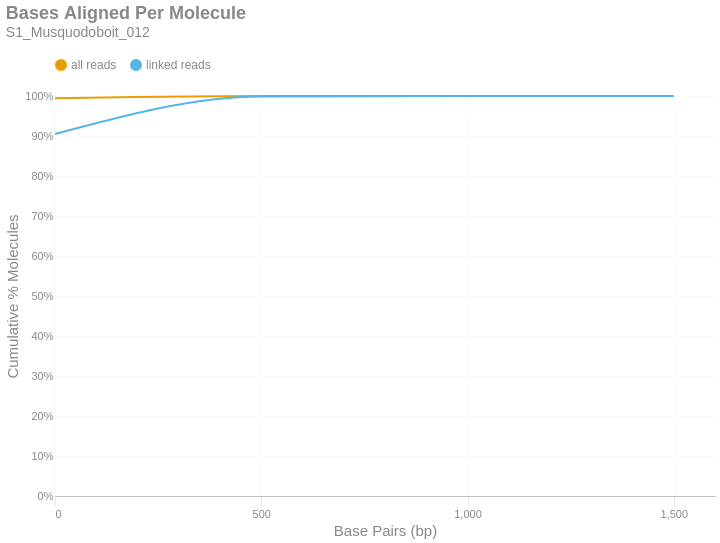

The notebook cell this image was saved under:
### Markdown cell above
### Bases Aligned Per Molecule
This is a cumulative frequency distribution showing the number of base pairs aligned per unique molecule. These data are shown in 500 bp bins. There are two distributions: one with `all reads` (yellow) and another with only `linked reads` (blue). The percent of molecules in the `linked reads` distribution is relative to the total number of linked molecules.

### Code cell
if SKIPLR:
    print_html(f"Skipped")
else:
    binned_df = consolidated_hist(valids['aligned_bp'], mask, 500, True)
    with SafeRender(binned_df):
        (
            density_plot(binned_df, 'Bases Aligned Per Molecule', samplename, 'basesper')
            .encode(
                x=alt.X('bin:Q', title="Base Pairs (bp)").axis(tickMinStep=500).scale(padding=0),
                y=alt.Y('value:Q', title='Cumulative % Molecules')
                    .axis(format='%')
                    .scale(domain = [0,1])
                    .stack(False),
                color=alt.Color("key:N").scale(domain = ["all reads", "linked reads"]),
                tooltip = [
                    alt.Tooltip("key:N", title = "Data Type"),
                    alt.Tooltip("range_label:N", title="Bases Aligned Per Molecule"),
                    alt.Tooltip("value:Q", format = ".2%", title="% Molecules (Cum.)")
                ]
            )
        ).display()

### Figure 1 — Vega-Lite specification as saved in the notebook (floating-point values rounded to 4 significant figures)
{"width": "container", "height": 400, "config": {"title": {"anchor": "start", "dy": -15, "fontSize": 18, "color": "#888888", "subtitleColor": "#888888", "subtitleFontSize": 14}, "arc": {"fill": "#0072B2"}, "axis": {"domainColor": "#888888", "domainWidth": 0.5, "gridWidth": 0.2, "grid": false, "titleFontWeight": 400, "titleFontSize": 15, "labelFontSize": 11, "labelColor": "#888888", "tickColor": "#888888", "tickWidth": 0.2, "titleColor": "#888888"}, "axisBand": {"grid": false}, "axisX": {"grid": true, "tickSize": 10, "domainCap": "round"}, "axisY": {"domain": false, "grid": true, "tickSize": 0, "domainCap": "round"}, "background": "transparent", "header": {"labelFontSize": 15, "labelColor": "#888888", "titleFontSize": 15, "titleFontWeight": 600, "titleColor": "#888888"}, "legend": {"labelFont": "sans-serif", "labelFontSize": 12, "labelColor": "#888888", "symbolSize": 100, "symbolType": "circle", "titleFontSize": 12, "titlePadding": 10, "titleColor": "#888888", "title": null, "orient": "top"}, "range": {"category": ["#E69F00", "#56B4E9", "#009E73", "#F0E442", "#0072B2", "#D55E00", "#CC79A7", "#000000"], "diverging": ["#cfe8f3", "#a2d4ec", "#73bfe2", "#46abdb", "#1696d2", "#12719e"]}, "area": {"fill": "#0072B2", "fillOpacity": 0.7, "line": true, "strokeOpacity": 0.7}, "line": {"color": "#0072B2", "stroke": "#0072B2", "strokeWidth": 2}, "trail": {"color": "#0072B2", "stroke": "#0072B2", "strokeWidth": 0, "size": 1}, "point": {"filled": true, "fillOpacity": 1.0, "size": 95}, "text": {"color": "#888888", "fontSize": 11, "align": "right", "fontWeight": 400, "size": 11}, "bar": {"fill": "#0072B2", "stroke": null}, "view": {"stroke": null, "continuousWidth": 660, "continuousHeight": 400}}, "data": {"name": "data-5788a27b7f4306dd2f651655b7286e14"}, "mark": {"type": "line", "interpolate": "monotone", "point": {"opacity": 0, "size": 275}}, "encoding": {"color": {"field": "key", "scale": {"domain": ["all reads", "linked reads"]}, "type": "nominal"}, "tooltip": [{"field": "key", "title": "Data Type", "type": "nominal"}, {"field": "range_label", "title": "Bases Aligned Per Molecule", "type": "nominal"}, {"field": "value", "format": ".2%", "title": "% Molecules (Cum.)", "type": "quantitative"}], "x": {"axis": {"tickMinStep": 500}, "field": "bin", "scale": {"padding": 0}, "title": "Base Pairs (bp)", "type": "quantitative"}, "y": {"axis": {"format": "%"}, "field": "value", "scale": {"domain": [0, 1]}, "stack": false, "title": "Cumulative % Molecules", "type": "quantitative"}}, "params": [{"name": "param_c36ac31b6afebe62", "select": {"type": "point", "fields": ["key"]}, "bind": "legend"}], "title": {"text": "Bases Aligned Per Molecule", "subtitle": "S1_Musquodoboit_012"}, "transform": [{"fold": ["all reads (cumsum)", "linked reads (cumsum)"]}, {"calculate": "replace(datum.key, ' (cumsum)', '')", "as": "key"}, {"filter": {"param": "param_c36ac31b6afebe62"}}], "usermeta": {"embedOptions": {"downloadFileName": "S1_Musquodoboit_012.basesper"}}, "$schema": "https://vega.github.io/schema/vega-lite/v6.1.0.json", "datasets": {"data-5788a27b7f4306dd2f651655b7286e14": [{"bin": "0.0", "interval": "0.0-500.0", "all reads": 0.9944, "linked reads": 0.9049, "all reads (cumsum)": 0.9944, "linked reads (cumsum)": 0.9049, "range_label": "0-499"}, {"bin": "500.0", "interval": "500.0-1000.0", "all reads": 0.005449, "linked reads": 0.09371, "all reads (cumsum)": 0.9999, "linked reads (cumsum)": 0.9986, "range_label": "500-999"}, {"bin": "1000.0", "interval": "1000.0-1500.0", "all reads": 0.0001083, "linked reads": 0.001384, "all reads (cumsum)": 1.0, "linked reads (cumsum)": 1.0, "range_label": "1000-1499"}, {"bin": "1500.0", "interval": "1500.0-2000.0", "all reads": 2.916e-06, "linked reads": 2.4e-05, "all reads (cumsum)": 1.0, "linked reads (cumsum)": 1.0, "range_label": "1500-1999"}]}}
